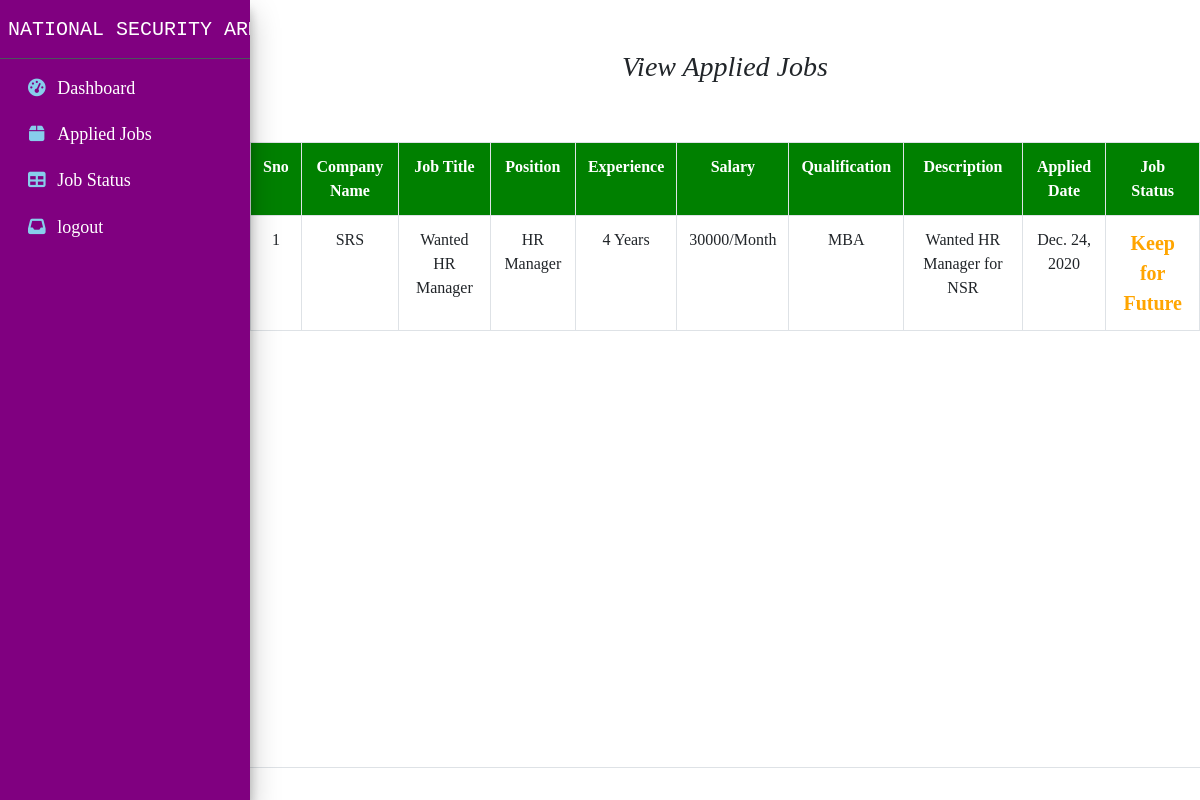
Page /applied_job_details/ (signed in) on the committed database.
### app/models.py (models this page shows, shortened)
class Apply_Job(models.Model):
	user_id = models.ForeignKey(User_Detail, on_delete=models.CASCADE)
	job_id = models.ForeignKey(Job_Detail, on_delete=models.CASCADE)
	position = models.CharField(max_length=100)
	salary = models.CharField(max_length=300)
	date = models.DateField()
	availability = models.CharField(max_length=300)
	name = models.CharField(max_length=300)
	passport = models.CharField(max_length=300)
	address = models.TextField(max_length=2000)
	postcode = models.CharField(max_length=10)
	email = models.EmailField(max_length=30)
	phone = models.CharField(max_length=15)
	mobile = models.CharField(max_length=15)
	dob = models.DateField()
	gender = models.CharField(max_length=10)
	q1 = models.CharField(max_length=30)
	i1 = models.CharField(max_length=100)
	m1 = models.CharField(max_length=100)
	g1 = models.CharField(max_length=100)
	y1 = models.CharField(max_length=100)
	q2 = models.CharField(max_length=30,null=True,blank=True)
	i2 = models.CharField(max_length=100,null=True,blank=True)
	m2 = models.CharField(max_length=100,null=True,blank=True)
	g2 = models.CharField(max_length=100,null=True,blank=True)
	y2 = models.CharField(max_length=100,null=True,blank=True)
	q3 = models.CharField(max_length=30,null=True,blank=True)
	i3 = models.CharField(max_length=100,null=True,blank=True)
	m3 = models.CharField(max_length=100,null=True,blank=True)
	g3 = models.CharField(max_length=100,null=True,blank=True)
	y3 = models.CharField(max_length=100,null=True,blank=True)
	q4 = models.CharField(max_length=30,null=True,blank=True)
	i4 = models.CharField(max_length=100,null=True,blank=True)
	m4 = models.CharField(max_length=100,null=True,blank=True)
	g4 = models.CharField(max_length=100,null=True,blank=True)
	y4 = models.CharField(max_length=100,null=True,blank=True)
	q5 = models.CharField(max_length=30,null=True,blank=True)
	i5 = models.CharField(max_length=100,null=True,blank=True)
	m5 = models.CharField(max_length=100,null=True,blank=True)
	g5 = models.CharField(max_length=100,null=True,blank=True)
	y5 = models.CharField(max_length=100,null=True,blank=True)
	company = models.CharField(max_length=100,null=True,blank=True)
	industry = models.CharField(max_length=100,null=True,blank=True)
	position_company = models.CharField(max_length=30,null=True,blank=True)
	fromdate = models.CharField(max_length=100,null=True,blank=True)
	todate = models.CharField(max_length=100,null=True,blank=True)
	level = models.CharField(max_length=100,null=True,blank=True)
	monthly_salary = models.CharField(max_length=100,null=True,blank=True)
	company1 = models.CharField(max_length=100,null=True,blank=True)
	industry1 = models.CharField(max_length=100,null=True,blank=True)
	position_company1 = models.CharField(max_length=30,null=True,blank=True)
	from1 = models.CharField(max_length=100,null=True,blank=True)
	todate1 = models.CharField(max_length=100,null=True,blank=True)
	level1 = models.CharField(max_length=100,null=True,blank=True)
	monthly_salary1 = models.CharField(max_length=100,null=True,blank=True)
	company2 = models.CharField(max_length=100,null=True,blank=True)
	industry2 = models.CharField(max_length=100,null=True,blank=True)
	position_company2 = models.CharField(max_length=30,null=True,blank=True)
	from2 = models.CharField(max_length=100,null=True,blank=True)
	todate2 = models.CharField(max_length=100,null=True,blank=True)
	level2 = models.CharField(max_length=100,null=True,blank=True)
	monthly_salary2 = models.CharField(max_length=100,null=True,blank=True)
	n1 = models.CharField(max_length=100)
	n2 = models.CharField(max_length=100)
	ocu1 = models.CharField(max_length=100)
	ocu2 = models.CharField(max_length=100)
	com1 = models.CharField(max_length=100)
	com2 = models.CharField(max_length=100)
	contact1 = models.CharField(max_length=10)
	contact2 = models.CharField(max_length=10)
	mail1 = models.EmailField(max_length=30)
	mail2 = models.EmailField(max_length=30)
	ref1 = models.CharField(max_length=100)
	ref2 = models.CharField(max_length=100)
	applied_date = models.DateField(default=timezone.now())
	out_come = models.CharField(max_length=100,null=True,blank=True)

class Job_Detail(models.Model):
	user_id = models.ForeignKey(Admin_Detail, on_delete=models.CASCADE)
	company_name = models.CharField('Company Name',max_length=100)
	job_title = models.CharField('Job Title',max_length=300)
	description = models.CharField('Job Description',max_length=300)
	position = models.CharField('Position',max_length=300)
	experience = models.CharField('Experience',max_length=300)
	qualification = models.CharField('Qualification',max_length=100)
	salary = models.CharField('Salary',max_length=300)
	status = models.CharField('Job Status',max_length=30,null=True,choices=OPT)
	date = models.DateField(default=timezone.now())

### app/views.py (the view)
# urls.py: path('applied_job_details/', views.applied_job_details,name="applied_job_details"),
def applied_job_details(request):
	if request.session.has_key('user'):
		user_id = request.session['user_id']
		detail = Apply_Job.objects.filter(user_id=int(user_id))
		return render(request,'applied_job_details.html',{'detail':detail,'user_id':user_id})
	else:
		return render(request,'login.html',{})

### app/templates/applied_job_details.html (shortened to what this page needs)
{%include 'header.html'%}
<html>
<head>
</head>
<body>
<div class="container">
    <h1 style="padding-top: 50px;font-size: 28px;font-family: Algerian;padding-bottom:50px;"><center><i>View Applied Jobs</i></center></h1>
</div>
<table class="table table-bordered">
	<tr style="background: green;color: #FFF;">
		<th>Sno</th>
		<th>Company Name</th>
		<th>Job Title</th>
		<th>Position</th>
		<th>Experience</th>
		<th>Salary</th>
		<th>Qualification</th>
		<th>Description</th>
		<th>Applied Date</th>
		<th>Job Status</th>
	</tr>
{% for i in detail %}
	<tr>
		<td>{{forloop.counter}}</td>
		<td>{{i.job_id.company_name}}</td>
		<td>{{i.job_id.job_title}}</td>
		<td>{{i.job_id.position}}</td>
		<td>{{i.job_id.experience}}</td>
		<td>{{i.job_id.salary}}</td>
		<td>{{i.job_id.qualification}}</td>
		<td>{{i.job_id.description}}</td>
		<td>{{i.applied_date}}</td>
		<td style="color: orange;font-weight: bold;font-size:20px;">{{i.out_come}}</td>
	</tr>
{% empty %}
	<tr>
		<td>No Jobs</td>
	</tr>
	{% endfor %}
</table>
</body>
</html>
{%include 'footer.html'%}

### app/templates/header.html (style rules this page uses)
th,tr { text-align: center; }

### app/templates/applied_job_details.html (style rules this page uses)
table { font-family: times new roman; border-collapse: collapse; width: 100%; }
td, th { border: 1px solid #dddddd; text-align: center; padding: 8px; }

### rows in the picture
Apply_Job: job_id.company_name "SRS", job_id.job_title "Wanted HR Manager", job_id.position "HR Manager", job_id.experience "4 Years", job_id.salary "30000/Month", job_id.qualification "MBA", job_id.description "Wanted HR Manager for NSR", applied_date "Dec. 24, 2020", out_come "Keep for Future"
